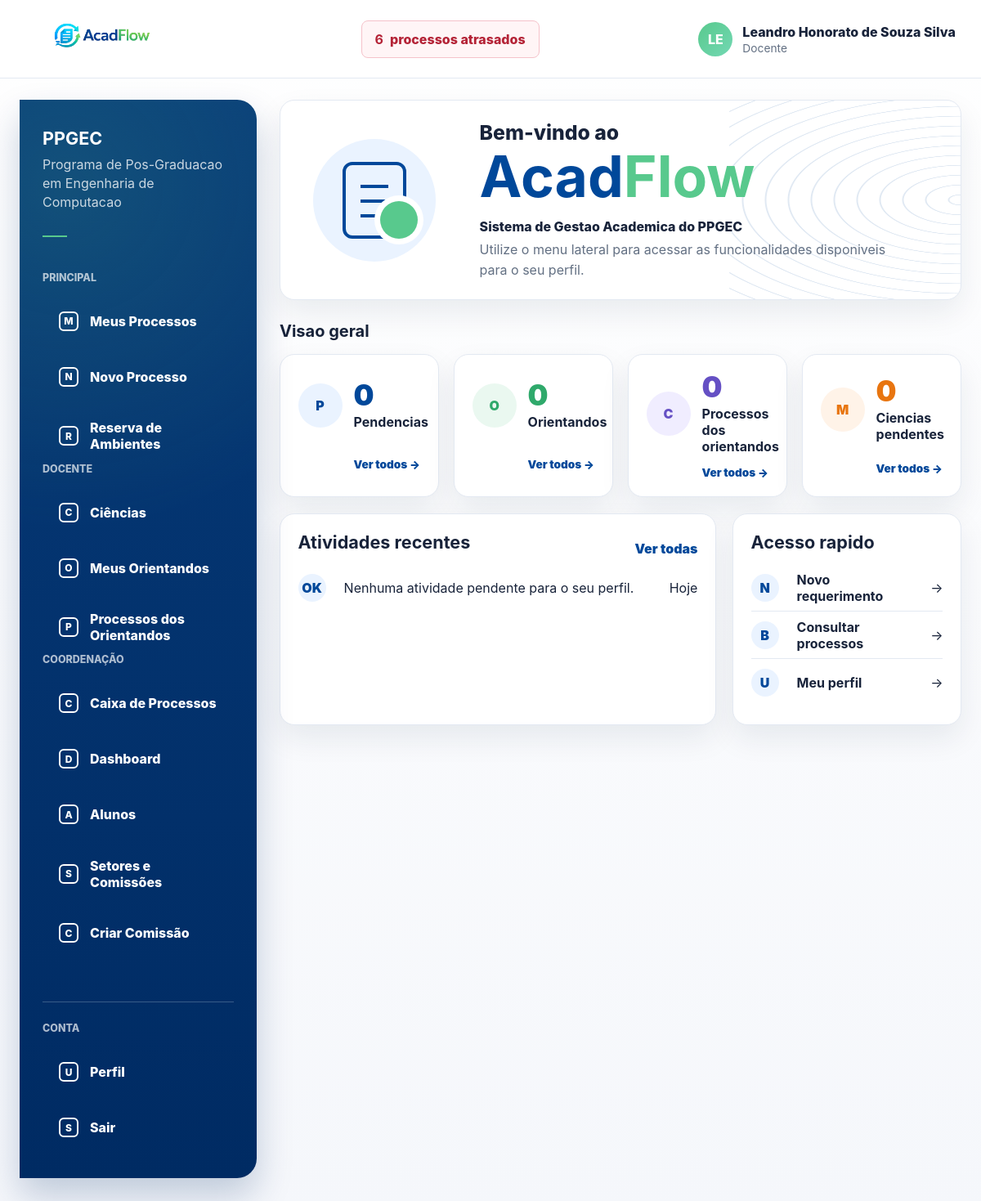
The page / (signed in) on the database its author committed.
### processos/models.py (models this page shows, shortened)
class User(AbstractUser):
    class TipoUsuario(models.TextChoices):
        ALUNO = "ALUNO", "Aluno"
        DOCENTE = "DOCENTE", "Docente"
        SERVIDOR = "SERVIDOR", "Servidor"
    username = None
    first_name = None
    last_name = None
    nome = models.CharField(max_length=255)
    email = models.EmailField(unique=True)
    polo_atuacao = models.ForeignKey(
        "Polo",
        on_delete=models.SET_NULL,
        null=True,
        blank=True,
        related_name="servidores",
    )
    tipo_usuario = models.CharField(
        max_length=20,
        choices=TipoUsuario.choices,
        default=TipoUsuario.SERVIDOR,
    )
    USERNAME_FIELD = "email"
    REQUIRED_FIELDS = ["nome"]
    objects = UserManager()
    class Meta:
        ordering = ["nome", "email"]

### processos/views.py (the view)
# urls.py: path("", home_view, name="home"),
@login_required
def home_view(request):
    is_coordenador = _is_coordenador(request.user)
    has_gestao_access = _has_gestao_access(request.user)
    can_view_dashboard = _can_view_dashboard(request.user)
    can_view_processos = _can_view_processos(request.user)
    can_view_caixa = _can_view_caixa(request.user)
    meus_processos_base = Processo.objects.filter(usuario_criado_por=request.user)
    meus_processos_requerente = meus_processos_base.filter(setor_atual__nome="Requerente")
    context = {
        "meus_processos_requerente": meus_processos_requerente,
        "is_coordenador": is_coordenador,
        "has_gestao_access": has_gestao_access,
        "can_view_dashboard": can_view_dashboard,
        "can_view_processos": can_view_processos,
        "can_view_caixa": can_view_caixa,
        "can_add_processo": request.user.tipo_usuario != User.TipoUsuario.SERVIDOR,
        "show_side_menu": request.user.tipo_usuario in [User.TipoUsuario.DOCENTE, User.TipoUsuario.ALUNO],
        "side_menu_title": "Menu",
        "side_menu_items": _menu_lateral_home(request.user),
    }
    if request.user.tipo_usuario == User.TipoUsuario.DOCENTE:
        orientandos = (
            Aluno.objects.filter(
                trajetorias__orientador=request.user,
                trajetorias__status=TrajetoriaAcademica.Status.ATIVA,
            )
            .distinct()
            .order_by("nome")
        )
        processos_orientandos = (
            Processo.objects.select_related("usuario_criado_por", "setor_atual")
            .filter(usuario_criado_por__in=orientandos.values("id"))
            .order_by("-data_criacao")
        )
        cientes_pendentes_orientador = (
            ManifestacaoProcesso.objects.select_related("processo", "solicitado_por")
            .filter(
                tipo=ManifestacaoProcesso.TipoManifestacao.CIENTE_ORIENTADOR,
                status=ManifestacaoProcesso.StatusManifestacao.PENDENTE,
                responsavel=request.user,
            )
            .order_by("-data_solicitacao")
        )
        context["orientandos"] = orientandos
        context["processos_orientandos"] = processos_orientandos
        context["cientes_pendentes_orientador"] = cientes_pendentes_orientador
    return render(request, "processos/home.html", context)

### processos/context_processors.py (called while the page is built)
def processos_atrasados(request):
    if not request.user.is_authenticated:
        return {}
    return {
        "processos_atrasados_count": processos_atrasados_queryset(request.user).count(),
        "processos_atrasados_url": processos_atrasados_url(request.user),
    }

def _is_docente(user):
    return user.is_authenticated and user.tipo_usuario == User.TipoUsuario.DOCENTE

def _is_servidor(user):
    return user.is_authenticated and user.tipo_usuario == User.TipoUsuario.SERVIDOR

def _is_coordenador(user):
    if not _is_docente(user):
        return False
    try:
        return bool(user.docente.coordenador)
    except Docente.DoesNotExist:
        return False

def _has_gestao_access(user):
    return _is_coordenador(user) or _is_servidor(user)

def _can_view_processos(user):
    return _is_coordenador(user) or _is_servidor(user)

def _can_view_caixa(user):
    return (
        _is_servidor(user)
        or SetorMembro.objects.filter(usuario=user, data_saida__isnull=True, setor__ativo=True).exists()
    )

def _has_setor_membership(user):
    return SetorMembro.objects.filter(usuario=user, data_saida__isnull=True, setor__ativo=True).exists()

def _is_membro_setor_nome(user, nome):
    return SetorMembro.objects.filter(
        usuario=user,
        data_saida__isnull=True,
        setor__ativo=True,
        setor__nome=nome,
    ).exists()

def _menu_item(label, href, url_names, icon):
    return {
        "label": label,
        "href": href,
        "url_names": url_names,
        "icon": icon,
    }

def _menu_lateral_items(user):
    sections = _menu_lateral_sections(user)
    if not sections:
        return []
    items = []
    for section in sections:
        items.extend(section["items"])
    return items

### processos/services.py (called while the page is built, shortened)
def processos_atrasados_base_queryset():
    return Processo.objects.filter(
        prazo_limite__lt=timezone.localdate(),
    ).exclude(status=Processo.StatusProcesso.FINALIZADO)

def processos_atrasados_queryset(user):
    queryset = processos_atrasados_base_queryset()
    if not user.is_authenticated:
        return queryset.none()
    if user.tipo_usuario == User.TipoUsuario.SERVIDOR:
        return queryset
    if user.tipo_usuario == User.TipoUsuario.DOCENTE:
        is_coordenador = Docente.objects.filter(pk=user.pk, coordenador=True).exists()
        if is_coordenador:
            return queryset
    return queryset.filter(usuario_criado_por=user)

### processos/views.py (called while the page is built)
def _has_gestao_access(user):
    return _is_coordenador(user) or _is_servidor(user)

### templates/processos/home.html (shortened to what this page needs)
{% extends "base.html" %}
{% block content %}
<section class="card hero-card">
    <div class="hero-mark" aria-hidden="true"></div>
    <div class="hero-content">
        <p class="hero-kicker">Bem-vindo ao</p>
        <h1 class="hero-title">Acad<span>Flow</span></h1>
        <p class="hero-subtitle">Sistema de Gestao Academica do PPGEC</p>
        <p class="hero-copy">
            Utilize o menu lateral para acessar as funcionalidades disponiveis para o seu perfil.
        </p>
    </div>
</section>
<h2 class="overview-title">Visao geral</h2>
<section class="metric-grid" aria-label="Visao geral">
    {% if user.tipo_usuario == "DOCENTE" %}
        <article class="card metric-card">
            <span class="metric-icon">P</span>
            <div>
                <p class="metric-value">{{ meus_processos_requerente|length }}</p>
                <p class="metric-label">Pendencias</p>
            </div>
            <a class="metric-link" href="{% url 'menu_meus_processos' %}">Ver todos -></a>
        </article>
        <article class="card metric-card is-green">
            <span class="metric-icon">O</span>
            <div>
                <p class="metric-value">{% if orientandos %}{{ orientandos|length }}{% else %}0{% endif %}</p>
                <p class="metric-label">Orientandos</p>
            </div>
            <a class="metric-link" href="{% url 'menu_meus_orientandos' %}">Ver todos -></a>
        </article>
        <article class="card metric-card is-purple">
            <span class="metric-icon">C</span>
            <div>
                <p class="metric-value">{% if processos_orientandos %}{{ processos_orientandos|length }}{% else %}0{% endif %}</p>
                <p class="metric-label">Processos dos orientandos</p>
            </div>
            <a class="metric-link" href="{% url 'menu_processos_orientandos' %}">Ver todos -></a>
        </article>
        <article class="card metric-card is-orange">
            <span class="metric-icon">M</span>
            <div>
                <p class="metric-value">{% if cientes_pendentes_orientador %}{{ cientes_pendentes_orientador|length }}{% else %}0{% endif %}</p>
                <p class="metric-label">Ciencias pendentes</p>
            </div>
            <a class="metric-link" href="{% url 'menu_ciencias_manifestadas' %}">Ver todos -></a>
        </article>
    {% endif %}
</section>
<section class="dashboard-grid">
    <article class="card">
        <div class="actions-row">
            <h2 class="section-title">Atividades recentes</h2>
            <a class="text-link" href="{% url 'menu_meus_processos' %}">Ver todas</a>
        </div>
        <ul class="activity-list">
            {% if meus_processos_requerente %}
                {% for processo in meus_processos_requerente|slice:":4" %}
                    <li>
                        <span class="soft-icon">!</span>
                        <span>
                            <strong>{{ processo.numero }}</strong> aguarda acao do requerente
                        </span>
                        <time>{{ processo.atualizado_em|date:"d/m/Y" }}</time>
                    </li>
                {% endfor %}
            {% else %}
                <li>
                    <span class="soft-icon">OK</span>
                    <span>Nenhuma atividade pendente para o seu perfil.</span>
                    <time>Hoje</time>
                </li>
            {% endif %}
        </ul>
    </article>
    <article class="card">
        <h2 class="section-title">Acesso rapido</h2>
        <div class="quick-list">
            {% if can_add_processo %}
                <a href="{% url 'novo_processo' %}">
                    <span class="soft-icon">N</span>
                    <strong>Novo requerimento</strong>
                    <span>-></span>
                </a>
            {% endif %}
            <a href="{% url 'menu_meus_processos' %}">
                <span class="soft-icon">B</span>
                <strong>Consultar processos</strong>
                <span>-></span>
            </a>
            <a href="{% url 'me' %}">
                <span class="soft-icon">U</span>
                <strong>Meu perfil</strong>
                <span>-></span>
            </a>
        </div>
    </article>
</section>
{% endblock %}

### templates/base.html (shortened to what this page needs)
{% load static %}
<!doctype html>
<html lang="pt-BR">
<head>
    <link rel="stylesheet" href="{% static 'css/app.css' %}">
</head>
<body>
<div class="app-shell">
    {% if user.is_authenticated %}
        <header class="topbar">
            <div class="container topbar-content">
                <a class="brand" href="{% url 'home' %}" aria-label="AcadFlow">
                    <img class="brand-logo" src="{% static 'img/acadflow-logo.png' %}" alt="AcadFlow">
                </a>
                <a class="overdue-link" href="{{ processos_atrasados_url }}">
                    <strong>{{ processos_atrasados_count|default:0 }}</strong>
                    <span>processos atrasados</span>
                </a>
                <details class="user-menu">
                    <summary class="user-chip">
                        <span class="avatar" aria-hidden="true">{{ user.nome|default:user.email|slice:":2"|upper }}</span>
                        <span class="user-meta">
                            <span class="user-name">{{ user.nome }}</span>
                            <span class="user-role">{{ user.get_tipo_usuario_display }}</span>
                        </span>
                    </summary>
                </details>
            </div>
        </header>
    {% endif %}
    <main class="main-area">
        <div class="container">
            {% if user.is_authenticated %}
                <div class="layout">
                    <aside class="sidebar" aria-label="Menu principal">
                        <div class="sidebar-program">
                            <strong>PPGEC</strong>
                            <span>Programa de Pos-Graduacao em Engenharia de Computacao</span>
                            <span class="sidebar-rule"></span>
                        </div>
                        {% for section in nav_menu_sections %}
                            <p class="sidebar-label">{{ section.label }}</p>
                            <ul class="side-menu">
                                {% for item in section.items %}
                                    <li>
                                        <a class="{% if request.resolver_match.url_name in item.url_names %}is-active{% endif %}" href="{{ item.href }}">
                                            <span class="side-icon">{{ item.icon }}</span>
                                            {{ item.label }}
                                        </a>
                                    </li>
                                {% endfor %}
                            </ul>
                        {% endfor %}
                        <div class="sidebar-footer">
                            <p class="sidebar-label">Conta</p>
                            <ul class="side-menu">
                                <li>
                                    <a class="{% if request.resolver_match.url_name == 'me' %}is-active{% endif %}" href="{% url 'me' %}">
                                        <span class="side-icon">U</span>
                                        Perfil
                                    </a>
                                </li>
                                <li>
                                    <form method="post" action="{% url 'logout' %}" class="side-form">
                                        <button type="submit">
                                            <span class="side-icon">S</span>
                                            Sair
                                        </button>
                                    </form>
                                </li>
                            </ul>
                        </div>
                    </aside>
                    <section class="content-area">
            {% endif %}
            {% block content %}{% endblock %}
            {% if user.is_authenticated %}
                    </section>
                </div>
            {% endif %}
        </div>
    </main>
</div>
</body>
</html>

### rows shown on the page
User: nome "LE", nome "Leandro Honorato de Souza Silva", tipo_usuario "Docente"

### other values the page prints
{{ processos_atrasados_count|default:0 }} "6"
{{ section.label }} "PRINCIPAL" "DOCENTE" "COORDENAÇÃO"
{{ item.icon }} "M" "N" "R" "C" "O" "P" "C" "D" "A" "S" "C"
{{ item.label }} "Meus Processos" "Novo Processo" "Reserva de Ambientes" "Ciências" "Meus Orientandos" "Processos dos Orientandos" "Caixa de Processos" "Dashboard" "Alunos" "Setores e Comissões" "Criar Comissão"
{{ meus_processos_requerente|length }} "0"
